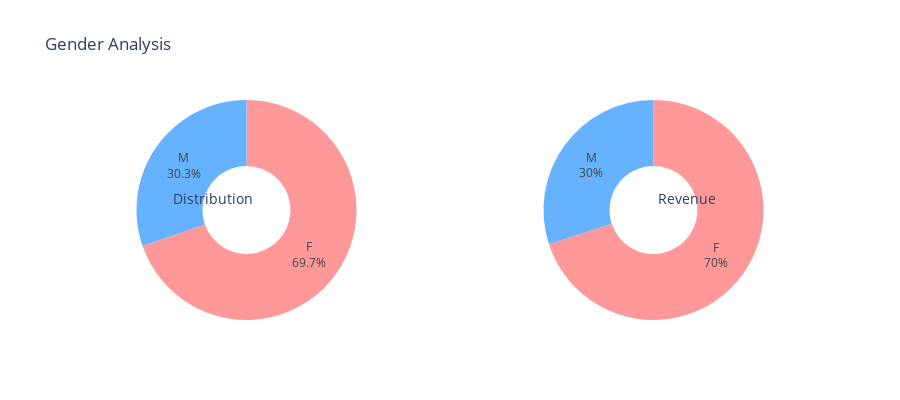
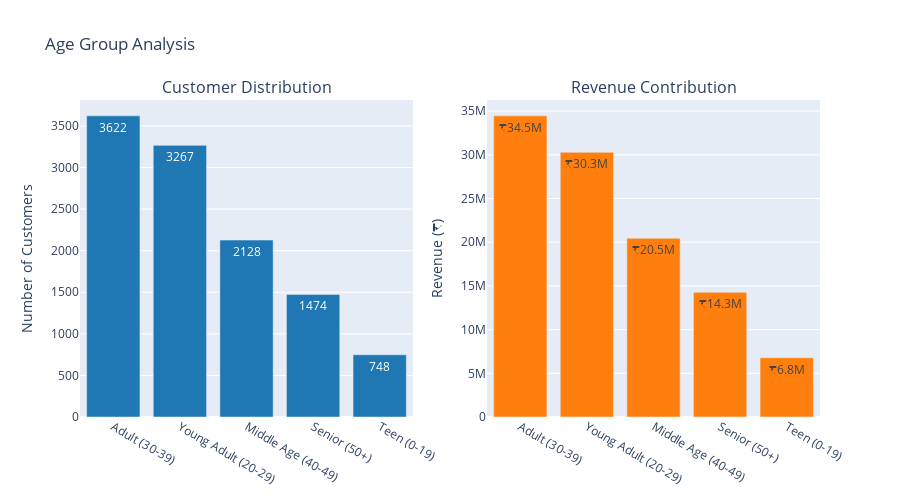
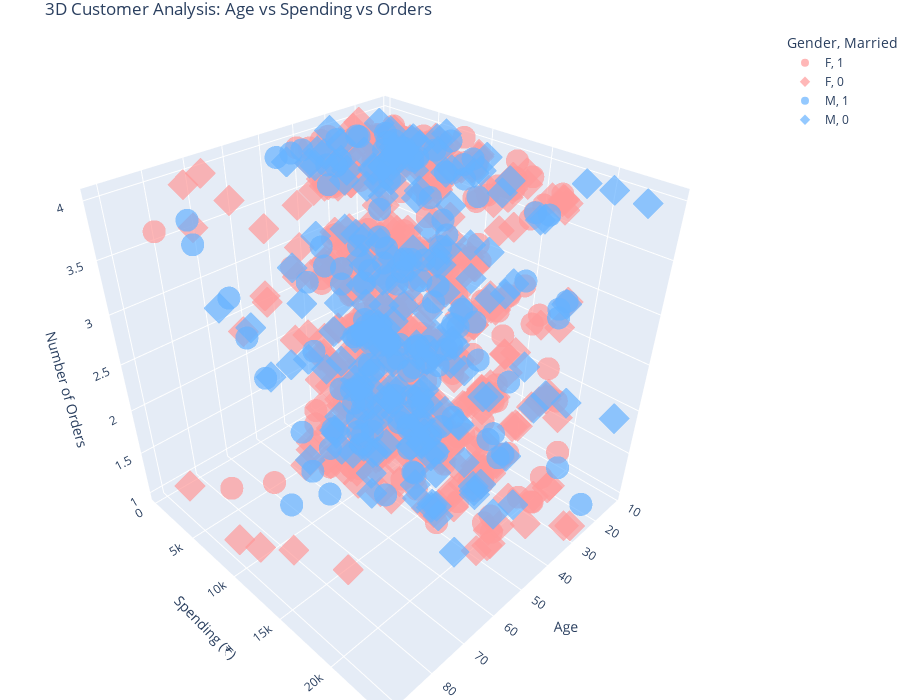

Source (notebook cell) for these figures, in order:
### Markdown cell above
Demographic Analysis

### Code cell
### Demographic Analysis
# Gender Analysis
gender_counts = df['Gender'].value_counts()
gender_amount = df.groupby('Gender')['Amount'].sum()

fig = make_subplots(rows=1, cols=2, 
                   subplot_titles=('Customer Distribution by Gender', 'Revenue Contribution by Gender'),
                   specs=[[{"type": "pie"}, {"type": "pie"}]])

fig.add_trace(go.Pie(
    labels=gender_counts.index, 
    values=gender_counts.values, 
    name="Distribution", 
    hole=0.4, 
    marker_colors=['#FF9999','#66B2FF'],
    textinfo='percent+label'
), row=1, col=1)

fig.add_trace(go.Pie(
    labels=gender_amount.index, 
    values=gender_amount.values, 
    name="Revenue", 
    hole=0.4, 
    marker_colors=['#FF9999','#66B2FF'],
    textinfo='percent+label'
), row=1, col=2)

fig.update_layout(
    title_text="Gender Analysis", 
    showlegend=False,
    annotations=[
        dict(text='Distribution', x=0.18, y=0.5, font_size=14, showarrow=False),
        dict(text='Revenue', x=0.82, y=0.5, font_size=14, showarrow=False)
    ],
    height=400
)
fig.show()

# Age Group Analysis
age_group = df.groupby('Age_Category').agg(
    Customers=('User_ID', 'count'),
    Revenue=('Amount', 'sum'),
    Avg_Spending=('Amount', 'mean'),
    Avg_Orders=('Orders', 'mean')
).reset_index().sort_values('Revenue', ascending=False)

fig = make_subplots(rows=1, cols=2, 
                   subplot_titles=('Customer Distribution', 'Revenue Contribution'),
                   column_widths=[0.5, 0.5])

# Customer distribution
fig.add_trace(go.Bar(
    x=age_group['Age_Category'], 
    y=age_group['Customers'],
    name='Customers', 
    marker_color='#1f77b4',
    text=age_group['Customers'],
    textposition='auto'
), row=1, col=1)

# Revenue contribution
fig.add_trace(go.Bar(
    x=age_group['Age_Category'], 
    y=age_group['Revenue'],
    name='Revenue', 
    marker_color='#ff7f0e',
    text=[f'₹{x/1000000:.1f}M' for x in age_group['Revenue']],
    textposition='auto'
), row=1, col=2)

fig.update_layout(
    title_text="Age Group Analysis", 
    showlegend=False,
    height=500
)
fig.update_yaxes(title_text="Number of Customers", row=1, col=1)
fig.update_yaxes(title_text="Revenue (₹)", row=1, col=2)
fig.show()

# 3D Interactive Scatter Plot (with sampling for better performance)
sample_df = df.sample(min(1000, len(df)), random_state=42) if len(df) > 1000 else df

fig = px.scatter_3d(
    sample_df, 
    x='Age', 
    y='Amount', 
    z='Orders',
    color='Gender',
    symbol='Married',
    hover_name='Cust_name', 
    title='3D Customer Analysis: Age vs Spending vs Orders',
    color_discrete_map={'F': '#FF9999', 'M': '#66B2FF'},
    height=700,
    opacity=0.7
)

fig.update_layout(
    scene=dict(
        xaxis_title='Age',
        yaxis_title='Spending (₹)',
        zaxis_title='Number of Orders'
    ),
    margin=dict(l=0, r=0, b=0, t=30)
)
fig.show()

### Figure 1 — Plotly figure (JSON) as saved in the notebook; plotly's stock layout.template omitted (floating-point values rounded to 4 significant figures)
{"data": [{"domain": {"x": [0, 0.45], "y": [0, 1]}, "hole": 0.4, "labels": ["F", "M"], "marker": {"colors": ["#FF9999", "#66B2FF"]}, "name": "Distribution", "textinfo": "percent+label", "type": "pie", "values": [7832, 3407]}, {"domain": {"x": [0.55, 1], "y": [0, 1]}, "hole": 0.4, "labels": ["F", "M"], "marker": {"colors": ["#FF9999", "#66B2FF"]}, "name": "Revenue", "textinfo": "percent+label", "type": "pie", "values": [74335853, 31913276]}], "layout": {"annotations": [{"font": {"size": 14}, "showarrow": false, "text": "Distribution", "x": 0.18, "xanchor": "center", "xref": "paper", "y": 0.5, "yanchor": "bottom", "yref": "paper"}, {"font": {"size": 14}, "showarrow": false, "text": "Revenue", "x": 0.82, "xanchor": "center", "xref": "paper", "y": 0.5, "yanchor": "bottom", "yref": "paper"}], "height": 400, "showlegend": false, "title": {"text": "Gender Analysis"}}}

### Figure 2 — Plotly figure (JSON) as saved in the notebook; plotly's stock layout.template omitted (floating-point values rounded to 4 significant figures)
{"data": [{"marker": {"color": "#1f77b4"}, "name": "Customers", "text": [3622.0, 3267.0, 2128.0, 1474.0, 748.0], "textposition": "auto", "type": "bar", "x": ["Adult (30-39)", "Young Adult (20-29)", "Middle Age (40-49)", "Senior (50+)", "Teen (0-19)"], "xaxis": "x", "y": [3622, 3267, 2128, 1474, 748], "yaxis": "y"}, {"marker": {"color": "#ff7f0e"}, "name": "Revenue", "text": ["₹34.5M", "₹30.3M", "₹20.5M", "₹14.3M", "₹6.8M"], "textposition": "auto", "type": "bar", "x": ["Adult (30-39)", "Young Adult (20-29)", "Middle Age (40-49)", "Senior (50+)", "Teen (0-19)"], "xaxis": "x2", "y": [34461237, 30289345, 20451905, 14263956, 6782686], "yaxis": "y2"}], "layout": {"annotations": [{"font": {"size": 16}, "showarrow": false, "text": "Customer Distribution", "x": 0.225, "xanchor": "center", "xref": "paper", "y": 1, "yanchor": "bottom", "yref": "paper"}, {"font": {"size": 16}, "showarrow": false, "text": "Revenue Contribution", "x": 0.775, "xanchor": "center", "xref": "paper", "y": 1, "yanchor": "bottom", "yref": "paper"}], "height": 500, "showlegend": false, "title": {"text": "Age Group Analysis"}, "xaxis": {"anchor": "y", "domain": [0, 0.45]}, "xaxis2": {"anchor": "y2", "domain": [0.55, 1]}, "yaxis": {"anchor": "x", "domain": [0, 1], "title": {"text": "Number of Customers"}}, "yaxis2": {"anchor": "x2", "domain": [0, 1], "title": {"text": "Revenue (₹)"}}}}

### Figure 3 — Plotly figure (JSON) as saved in the notebook; plotly's stock layout.template omitted (floating-point values rounded to 4 significant figures; data arrays with more than 128 entries replaced by an {"elided": "..."} marker saying what was removed)
{"data": [{"hovertemplate": "<b>%{hovertext}</b><br><br>Gender=F<br>Married=1<br>Age=%{x}<br>Amount=%{y}<br>Orders=%{z}<extra></extra>", "hovertext": {"elided": "281 str values"}, "legendgroup": "F, 1", "marker": {"color": "#FF9999", "opacity": 0.7, "symbol": "circle"}, "mode": "markers", "name": "F, 1", "scene": "scene", "showlegend": true, "type": "scatter3d", "x": {"elided": "281 int values"}, "y": {"elided": "281 int values"}, "z": {"elided": "281 int values"}}, {"hovertemplate": "<b>%{hovertext}</b><br><br>Gender=F<br>Married=0<br>Age=%{x}<br>Amount=%{y}<br>Orders=%{z}<extra></extra>", "hovertext": {"elided": "404 str values"}, "legendgroup": "F, 0", "marker": {"color": "#FF9999", "opacity": 0.7, "symbol": "diamond"}, "mode": "markers", "name": "F, 0", "scene": "scene", "showlegend": true, "type": "scatter3d", "x": {"elided": "404 int values"}, "y": {"elided": "404 int values"}, "z": {"elided": "404 int values"}}, {"hovertemplate": "<b>%{hovertext}</b><br><br>Gender=M<br>Married=1<br>Age=%{x}<br>Amount=%{y}<br>Orders=%{z}<extra></extra>", "hovertext": {"elided": "131 str values"}, "legendgroup": "M, 1", "marker": {"color": "#66B2FF", "opacity": 0.7, "symbol": "circle"}, "mode": "markers", "name": "M, 1", "scene": "scene", "showlegend": true, "type": "scatter3d", "x": {"elided": "131 int values"}, "y": {"elided": "131 int values"}, "z": {"elided": "131 int values"}}, {"hovertemplate": "<b>%{hovertext}</b><br><br>Gender=M<br>Married=0<br>Age=%{x}<br>Amount=%{y}<br>Orders=%{z}<extra></extra>", "hovertext": {"elided": "184 str values"}, "legendgroup": "M, 0", "marker": {"color": "#66B2FF", "opacity": 0.7, "symbol": "diamond"}, "mode": "markers", "name": "M, 0", "scene": "scene", "showlegend": true, "type": "scatter3d", "x": {"elided": "184 int values"}, "y": {"elided": "184 int values"}, "z": {"elided": "184 int values"}}], "layout": {"height": 700, "legend": {"title": {"text": "Gender, Married"}, "tracegroupgap": 0}, "margin": {"b": 0, "l": 0, "r": 0, "t": 30}, "scene": {"domain": {"x": [0, 1], "y": [0, 1]}, "xaxis": {"title": {"text": "Age"}}, "yaxis": {"title": {"text": "Spending (₹)"}}, "zaxis": {"title": {"text": "Number of Orders"}}}, "title": {"text": "3D Customer Analysis: Age vs Spending vs Orders"}}}
